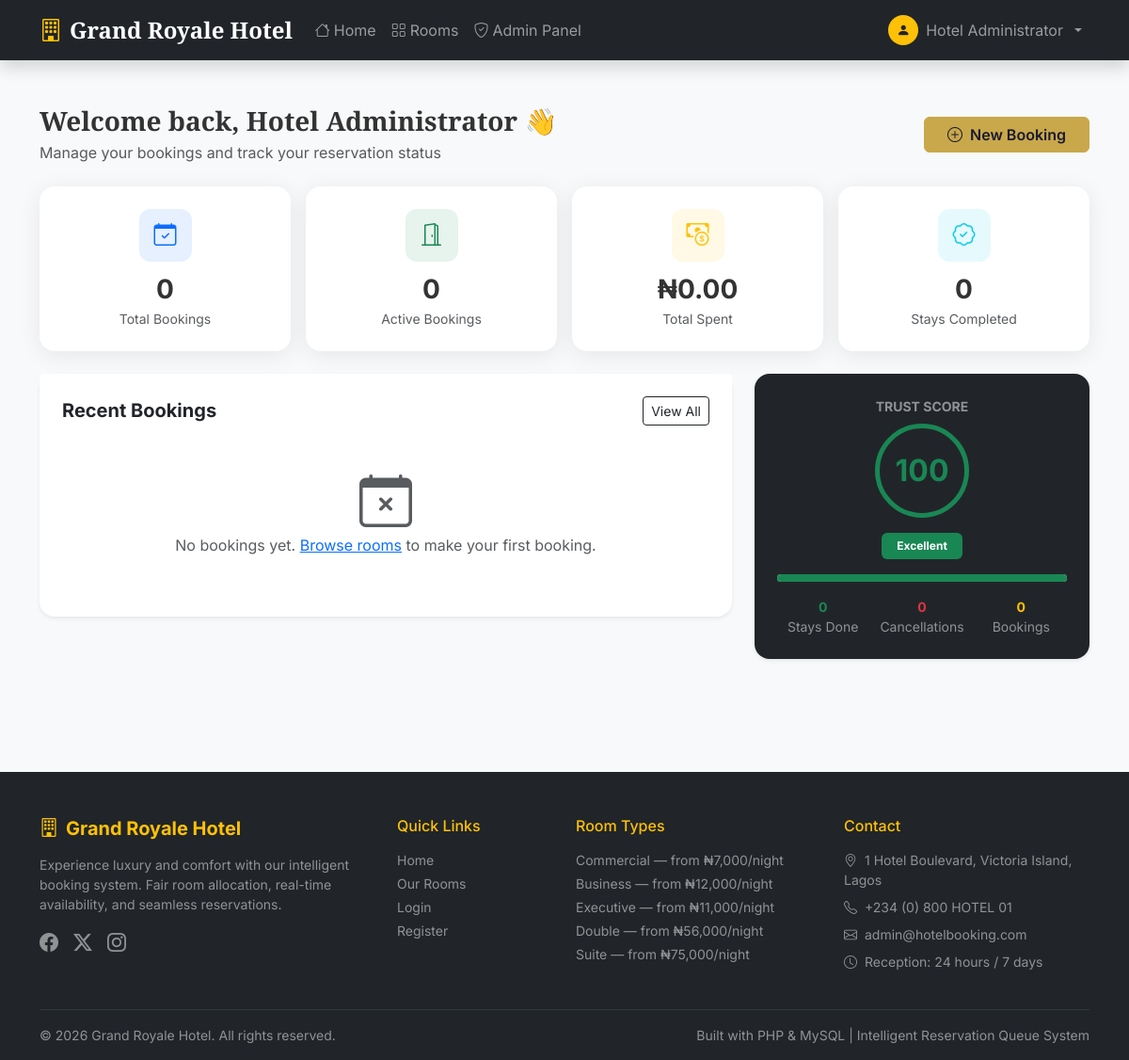
/dashboard.php (signed in), run on the app's committed database.
### tables this page shows
CREATE TABLE IF NOT EXISTS users (
    id INT AUTO_INCREMENT PRIMARY KEY,
    full_name VARCHAR(100) NOT NULL,
    username VARCHAR(50) NOT NULL UNIQUE,
    email VARCHAR(100) NOT NULL UNIQUE,
    password VARCHAR(255) NOT NULL,
    phone VARCHAR(20),
    address VARCHAR(255),
    gender ENUM('Male','Female','Other') DEFAULT 'Male',
    state VARCHAR(50),
    status ENUM('active','suspended') DEFAULT 'active',
    role ENUM('customer','admin') DEFAULT 'customer',
    trust_score DECIMAL(5,2) DEFAULT 100.00,
    total_bookings INT DEFAULT 0,
    completed_stays INT DEFAULT 0,
    cancellations INT DEFAULT 0,
    failed_bookings INT DEFAULT 0,
    created_at TIMESTAMP DEFAULT CURRENT_TIMESTAMP,
    updated_at TIMESTAMP DEFAULT CURRENT_TIMESTAMP ON UPDATE CURRENT_TIMESTAMP
);

### includes/functions.php (called while the page is built, shortened)
<?php
require_once __DIR__ . '/config.php';
function getUserById(int $id): ?array {
    global $conn;
    $stmt = $conn->prepare('SELECT * FROM users WHERE id = ?');
    $stmt->bind_param('i', $id);
    $stmt->execute();
    $row = $stmt->get_result()->fetch_assoc();
    return $row ?: null;
}
function getUserBookings(int $userId): array {
    global $conn;
    $stmt = $conn->prepare(
        'SELECT b.*, r.room_number, r.room_type, r.rate, r.floor
         FROM bookings b
         JOIN rooms r ON r.id = b.room_id
         WHERE b.user_id = ?
         ORDER BY b.created_at DESC'
    );
    $stmt->bind_param('i', $userId);
    $stmt->execute();
    $rows = $stmt->get_result()->fetch_all(MYSQLI_ASSOC);
    return $rows;
}

### includes/config.php (called while the page is built, shortened)
<?php
function sanitize(string $input): string {
    return htmlspecialchars(strip_tags(trim($input)), ENT_QUOTES, 'UTF-8');
}
function formatCurrency(float $amount): string {
    return '₦' . number_format($amount, 2);
}

### queue/TrustScore.php (called while the page is built, shortened)
<?php
require_once __DIR__ . '/../includes/config.php';
class TrustScore {
    private mysqli $db;
    public function __construct(mysqli $db) {
        $this->db = $db;
    }
    public function getScore(int $userId): float {
        $stmt = $this->db->prepare('SELECT trust_score FROM users WHERE id = ?');
        $stmt->bind_param('i', $userId);
        $stmt->execute();
        $result = $stmt->get_result()->fetch_assoc();
        return $result ? (float)$result['trust_score'] : 100.0;
    }
    public function getTrustLabel(float $score): string {
        if ($score >= 90) return 'Excellent';
        return 'Very Poor';
    }
    public function getTrustClass(float $score): string {
        if ($score >= 75) return 'success';
        return 'danger';
    }
}

### dashboard.php (the view, shortened to what this page needs)
<?php
require_once 'includes/config.php';
require_once 'includes/functions.php';
require_once 'queue/TrustScore.php';
require_once 'queue/QueueManager.php';
$user       = getUserById((int)$_SESSION['user_id']);
$trust      = new TrustScore($conn);
$trustScore = $trust->getScore((int)$_SESSION['user_id']);
$bookings   = getUserBookings((int)$_SESSION['user_id']);
$recentBookings = array_slice($bookings, 0, 5);
$activeCount    = count(array_filter($bookings, fn($b) => in_array($b['status'], ['confirmed','checked_in'])));
$completedCount = count(array_filter($bookings, fn($b) => $b['status'] === 'checked_out'));
$totalSpent     = array_sum(array_column(array_filter($bookings, fn($b) => $b['payment_status'] === 'paid'), 'total_amount'));
include 'includes/header.php';
?>
<section class="py-5 bg-light">
  <div class="container">
    <div class="row g-3 mb-4 align-items-center">
      <div class="col-lg-8">
        <h3 class="fw-bold mb-1">Welcome back, <?= sanitize($user['full_name']) ?> 👋</h3>
        <p class="text-muted mb-0">Manage your bookings and track your reservation status</p>
      </div>
      <div class="col-lg-4 text-lg-end">
        <a href="rooms.php" class="btn btn-book fw-semibold px-4"><i class="bi bi-plus-circle me-2"></i>New Booking</a>
      </div>
    </div>
    <div class="row g-3 mb-4">
      <div class="col-6 col-md-3">
        <div class="stat-card bg-white text-center">
          <div class="stat-icon bg-primary bg-opacity-10 text-primary mx-auto mb-2"><i class="bi bi-calendar-check"></i></div>
          <div class="fs-3 fw-bold"><?= count($bookings) ?></div>
          <div class="small text-muted">Total Bookings</div>
        </div>
      </div>
      <div class="col-6 col-md-3">
        <div class="stat-card bg-white text-center">
          <div class="stat-icon bg-success bg-opacity-10 text-success mx-auto mb-2"><i class="bi bi-door-open"></i></div>
          <div class="fs-3 fw-bold"><?= $activeCount ?></div>
          <div class="small text-muted">Active Bookings</div>
        </div>
      </div>
      <div class="col-6 col-md-3">
        <div class="stat-card bg-white text-center">
          <div class="stat-icon bg-warning bg-opacity-10 text-warning mx-auto mb-2"><i class="bi bi-cash-coin"></i></div>
          <div class="fs-3 fw-bold"><?= formatCurrency($totalSpent) ?></div>
          <div class="small text-muted">Total Spent</div>
        </div>
      </div>
      <div class="col-6 col-md-3">
        <div class="stat-card bg-white text-center">
          <div class="stat-icon bg-info bg-opacity-10 text-info mx-auto mb-2"><i class="bi bi-patch-check"></i></div>
          <div class="fs-3 fw-bold"><?= $completedCount ?></div>
          <div class="small text-muted">Stays Completed</div>
        </div>
      </div>
    </div>
    <div class="row g-4">
      <div class="col-lg-8">
        <div class="card border-0 shadow-sm rounded-4 mb-4">
          <div class="card-header bg-white border-0 pt-4 pb-0 px-4 d-flex justify-content-between align-items-center">
            <h5 class="fw-bold mb-0">Recent Bookings</h5>
            <a href="my-bookings.php" class="btn btn-sm btn-outline-dark">View All</a>
          </div>
          <div class="card-body p-0">
            <?php if (empty($recentBookings)): ?>
            <div class="text-center py-5">
              <i class="bi bi-calendar-x display-4 text-muted mb-3"></i>
              <p class="text-muted">No bookings yet. <a href="rooms.php">Browse rooms</a> to make your first booking.</p>
            </div>
            <?php endif; ?>
          </div>
        </div>
      </div>
      <div class="col-lg-4">
        <div class="card border-0 shadow-sm rounded-4 bg-dark text-white mb-4">
          <div class="card-body p-4 text-center">
            <div class="small text-white-50 mb-2 text-uppercase fw-bold">Trust Score</div>
            <div class="trust-ring text-<?= $trust->getTrustClass($trustScore) ?> mx-auto mb-3" style="width:100px;height:100px;font-size:2rem;border-width:5px">
              <?= number_format($trustScore, 0) ?>
            </div>
            <div class="badge bg-<?= $trust->getTrustClass($trustScore) ?> px-3 py-2 mb-3"><?= $trust->getTrustLabel($trustScore) ?></div>
            <div class="progress mb-3" style="height:8px">
              <div class="progress-bar bg-<?= $trust->getTrustClass($trustScore) ?>"
                   style="width:<?= $trustScore ?>%"></div>
            </div>
            <div class="row g-2 text-center small">
              <div class="col-4">
                <div class="fw-bold text-success"><?= $user['completed_stays'] ?></div>
                <div class="text-white-50">Stays Done</div>
              </div>
              <div class="col-4">
                <div class="fw-bold text-danger"><?= $user['cancellations'] ?></div>
                <div class="text-white-50">Cancellations</div>
              </div>
              <div class="col-4">
                <div class="fw-bold text-warning"><?= $user['total_bookings'] ?></div>
                <div class="text-white-50">Bookings</div>
              </div>
            </div>
          </div>
        </div>
      </div>
    </div>
  </div>
</section>
<?php include 'includes/footer.php'; ?>

### css/style.css (style rules this page uses)
:root { --gold: #c9a84c; --dark: #1a1a2e; --card-shadow: 0 4px 24px rgba(0,0,0,.08); }
body { font-family: 'Inter', sans-serif; background: #f8f9fa; color: #333; }
h1, h2, h3, .navbar-brand { font-family: 'Playfair Display', serif; }
.btn-book { background: #c9a84c; border-color: #c9a84c; color: #1a1a2e; font-weight: 600; }
.trust-ring { width: 80px; height: 80px; border-radius: 50%; display: flex; flex-direction: column; align-items: center; justify-content: center; font-weight: 700; font-size: 1.3rem; border: 4px solid currentColor; }
.stat-card { border: none; border-radius: 16px; padding: 1.5rem; box-shadow: var(--card-shadow); transition: transform .2s; }
.stat-icon { width: 56px; height: 56px; border-radius: 12px; display: flex; align-items: center; justify-content: center; font-size: 1.5rem; }

### data on the page
users: full_name "Hotel Administrator", trust_score "100", trust_score "Excellent", completed_stays "0", cancellations "0", total_bookings "0"

### other printed values
SITE_NAME "Grand Royale Hotel"
$_SESSION['full_name'] "Hotel Administrator"
count($bookings) "0"
$activeCount "0"
formatCurrency($totalSpent) "₦0.00"
$completedCount "0"
ADMIN_EMAIL "admin@hotelbooking.com"
